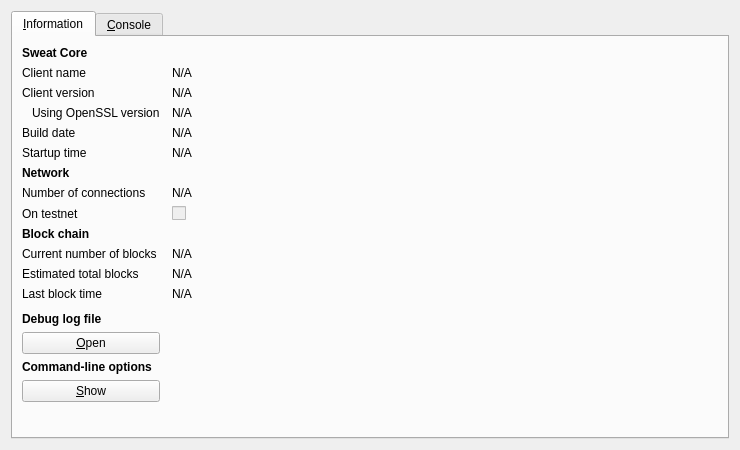
<?xml version="1.0" encoding="UTF-8"?>
<ui version="4.0">
 <class>RPCConsole</class>
 <widget class="QDialog" name="RPCConsole">
  <property name="geometry">
   <rect>
    <x>0</x>
    <y>0</y>
    <width>740</width>
    <height>450</height>
   </rect>
  </property>
  <property name="windowTitle">
   <string>Sweat - Debug window</string>
  </property>
  <layout class="QVBoxLayout" name="verticalLayout_2">
   <item>
    <widget class="QTabWidget" name="tabWidget">
     <property name="currentIndex">
      <number>0</number>
     </property>
     <widget class="QWidget" name="tab_info">
      <attribute name="title">
       <string>&amp;Information</string>
      </attribute>
      <layout class="QGridLayout" name="gridLayout" columnstretch="0,1">
       <property name="horizontalSpacing">
        <number>12</number>
       </property>
       <item row="0" column="0">
        <widget class="QLabel" name="label_9">
         <property name="font">
          <font>
           <weight>75</weight>
           <bold>true</bold>
          </font>
         </property>
         <property name="text">
          <string>Sweat Core</string>
         </property>
        </widget>
       </item>
       <item row="1" column="0">
        <widget class="QLabel" name="label_5">
         <property name="text">
          <string>Client name</string>
         </property>
        </widget>
       </item>
       <item row="1" column="1">
        <widget class="QLabel" name="clientName">
         <property name="cursor">
          <cursorShape>IBeamCursor</cursorShape>
         </property>
         <property name="text">
          <string>N/A</string>
         </property>
         <property name="textFormat">
          <enum>Qt::PlainText</enum>
         </property>
         <property name="textInteractionFlags">
          <set>Qt::LinksAccessibleByMouse|Qt::TextSelectableByKeyboard|Qt::TextSelectableByMouse</set>
         </property>
        </widget>
       </item>
       <item row="2" column="0">
        <widget class="QLabel" name="label_6">
         <property name="text">
          <string>Client version</string>
         </property>
        </widget>
       </item>
       <item row="2" column="1">
        <widget class="QLabel" name="clientVersion">
         <property name="cursor">
          <cursorShape>IBeamCursor</cursorShape>
         </property>
         <property name="text">
          <string>N/A</string>
         </property>
         <property name="textFormat">
          <enum>Qt::PlainText</enum>
         </property>
         <property name="textInteractionFlags">
          <set>Qt::LinksAccessibleByMouse|Qt::TextSelectableByKeyboard|Qt::TextSelectableByMouse</set>
         </property>
        </widget>
       </item>
       <item row="3" column="0">
        <widget class="QLabel" name="label_14">
         <property name="text">
          <string>Using OpenSSL version</string>
         </property>
         <property name="indent">
          <number>10</number>
         </property>
        </widget>
       </item>
       <item row="3" column="1">
        <widget class="QLabel" name="openSSLVersion">
         <property name="cursor">
          <cursorShape>IBeamCursor</cursorShape>
         </property>
         <property name="text">
          <string>N/A</string>
         </property>
         <property name="textFormat">
          <enum>Qt::PlainText</enum>
         </property>
         <property name="textInteractionFlags">
          <set>Qt::LinksAccessibleByMouse|Qt::TextSelectableByKeyboard|Qt::TextSelectableByMouse</set>
         </property>
        </widget>
       </item>
       <item row="4" column="0">
        <widget class="QLabel" name="label_12">
         <property name="text">
          <string>Build date</string>
         </property>
        </widget>
       </item>
       <item row="4" column="1">
        <widget class="QLabel" name="buildDate">
         <property name="cursor">
          <cursorShape>IBeamCursor</cursorShape>
         </property>
         <property name="text">
          <string>N/A</string>
         </property>
         <property name="textFormat">
          <enum>Qt::PlainText</enum>
         </property>
         <property name="textInteractionFlags">
          <set>Qt::LinksAccessibleByMouse|Qt::TextSelectableByKeyboard|Qt::TextSelectableByMouse</set>
         </property>
        </widget>
       </item>
       <item row="5" column="0">
        <widget class="QLabel" name="label_13">
         <property name="text">
          <string>Startup time</string>
         </property>
        </widget>
       </item>
       <item row="5" column="1">
        <widget class="QLabel" name="startupTime">
         <property name="cursor">
          <cursorShape>IBeamCursor</cursorShape>
         </property>
         <property name="text">
          <string>N/A</string>
         </property>
         <property name="textFormat">
          <enum>Qt::PlainText</enum>
         </property>
         <property name="textInteractionFlags">
          <set>Qt::LinksAccessibleByMouse|Qt::TextSelectableByKeyboard|Qt::TextSelectableByMouse</set>
         </property>
        </widget>
       </item>
       <item row="6" column="0">
        <widget class="QLabel" name="label_11">
         <property name="font">
          <font>
           <weight>75</weight>
           <bold>true</bold>
          </font>
         </property>
         <property name="text">
          <string>Network</string>
         </property>
        </widget>
       </item>
       <item row="7" column="0">
        <widget class="QLabel" name="label_7">
         <property name="text">
          <string>Number of connections</string>
         </property>
        </widget>
       </item>
       <item row="7" column="1">
        <widget class="QLabel" name="numberOfConnections">
         <property name="cursor">
          <cursorShape>IBeamCursor</cursorShape>
         </property>
         <property name="text">
          <string>N/A</string>
         </property>
         <property name="textFormat">
          <enum>Qt::PlainText</enum>
         </property>
         <property name="textInteractionFlags">
          <set>Qt::LinksAccessibleByMouse|Qt::TextSelectableByKeyboard|Qt::TextSelectableByMouse</set>
         </property>
        </widget>
       </item>
       <item row="8" column="0">
        <widget class="QLabel" name="label_8">
         <property name="text">
          <string>On testnet</string>
         </property>
        </widget>
       </item>
       <item row="8" column="1">
        <widget class="QCheckBox" name="isTestNet">
         <property name="enabled">
          <bool>false</bool>
         </property>
         <property name="text">
          <string/>
         </property>
        </widget>
       </item>
       <item row="9" column="0">
        <widget class="QLabel" name="label_10">
         <property name="font">
          <font>
           <weight>75</weight>
           <bold>true</bold>
          </font>
         </property>
         <property name="text">
          <string>Block chain</string>
         </property>
        </widget>
       </item>
       <item row="10" column="0">
        <widget class="QLabel" name="label_3">
         <property name="text">
          <string>Current number of blocks</string>
         </property>
        </widget>
       </item>
       <item row="10" column="1">
        <widget class="QLabel" name="numberOfBlocks">
         <property name="cursor">
          <cursorShape>IBeamCursor</cursorShape>
         </property>
         <property name="text">
          <string>N/A</string>
         </property>
         <property name="textFormat">
          <enum>Qt::PlainText</enum>
         </property>
         <property name="textInteractionFlags">
          <set>Qt::LinksAccessibleByMouse|Qt::TextSelectableByKeyboard|Qt::TextSelectableByMouse</set>
         </property>
        </widget>
       </item>
       <item row="11" column="0">
        <widget class="QLabel" name="label_4">
         <property name="text">
          <string>Estimated total blocks</string>
         </property>
        </widget>
       </item>
       <item row="11" column="1">
        <widget class="QLabel" name="totalBlocks">
         <property name="cursor">
          <cursorShape>IBeamCursor</cursorShape>
         </property>
         <property name="text">
          <string>N/A</string>
         </property>
         <property name="textFormat">
          <enum>Qt::PlainText</enum>
         </property>
         <property name="textInteractionFlags">
          <set>Qt::LinksAccessibleByMouse|Qt::TextSelectableByKeyboard|Qt::TextSelectableByMouse</set>
         </property>
        </widget>
       </item>
       <item row="12" column="0">
        <widget class="QLabel" name="label_2">
         <property name="text">
          <string>Last block time</string>
         </property>
        </widget>
       </item>
       <item row="12" column="1">
        <widget class="QLabel" name="lastBlockTime">
         <property name="cursor">
          <cursorShape>IBeamCursor</cursorShape>
         </property>
         <property name="text">
          <string>N/A</string>
         </property>
         <property name="textFormat">
          <enum>Qt::PlainText</enum>
         </property>
         <property name="textInteractionFlags">
          <set>Qt::LinksAccessibleByMouse|Qt::TextSelectableByKeyboard|Qt::TextSelectableByMouse</set>
         </property>
        </widget>
       </item>
       <item row="13" column="0">
        <spacer name="verticalSpacer_2">
         <property name="orientation">
          <enum>Qt::Vertical</enum>
         </property>
         <property name="sizeHint" stdset="0">
          <size>
           <width>20</width>
           <height>20</height>
          </size>
         </property>
        </spacer>
       </item>
       <item row="14" column="0">
        <widget class="QLabel" name="labelDebugLogfile">
         <property name="font">
          <font>
           <weight>75</weight>
           <bold>true</bold>
          </font>
         </property>
         <property name="text">
          <string>Debug log file</string>
         </property>
        </widget>
       </item>
       <item row="15" column="0">
        <widget class="QPushButton" name="openDebugLogfileButton">
         <property name="toolTip">
          <string>Open the Sweat debug log file from the current data directory. This can take a few seconds for large log files.</string>
         </property>
         <property name="text">
          <string>&amp;Open</string>
         </property>
         <property name="autoDefault">
          <bool>false</bool>
         </property>
        </widget>
       </item>
       <item row="16" column="0">
        <widget class="QLabel" name="labelCLOptions">
         <property name="font">
          <font>
           <weight>75</weight>
           <bold>true</bold>
          </font>
         </property>
         <property name="text">
          <string>Command-line options</string>
         </property>
        </widget>
       </item>
       <item row="17" column="0">
        <widget class="QPushButton" name="showCLOptionsButton">
         <property name="toolTip">
          <string>Show the Sweat-Qt help message to get a list with possible Sweat command-line options.</string>
         </property>
         <property name="text">
          <string>&amp;Show</string>
         </property>
         <property name="autoDefault">
          <bool>false</bool>
         </property>
        </widget>
       </item>
       <item row="18" column="0">
        <spacer name="verticalSpacer">
         <property name="orientation">
          <enum>Qt::Vertical</enum>
         </property>
         <property name="sizeHint" stdset="0">
          <size>
           <width>20</width>
           <height>40</height>
          </size>
         </property>
        </spacer>
       </item>
      </layout>
     </widget>
     <widget class="QWidget" name="tab_console">
      <attribute name="title">
       <string>&amp;Console</string>
      </attribute>
      <layout class="QVBoxLayout" name="verticalLayout_3">
       <property name="spacing">
        <number>3</number>
       </property>
       <item>
        <widget class="QTextEdit" name="messagesWidget">
         <property name="minimumSize">
          <size>
           <width>0</width>
           <height>100</height>
          </size>
         </property>
         <property name="readOnly">
          <bool>true</bool>
         </property>
         <property name="tabKeyNavigation" stdset="0">
          <bool>false</bool>
         </property>
         <property name="columnCount" stdset="0">
          <number>2</number>
         </property>
        </widget>
       </item>
       <item>
        <layout class="QHBoxLayout" name="horizontalLayout">
         <property name="spacing">
          <number>3</number>
         </property>
         <item>
          <widget class="QLabel" name="label">
           <property name="text">
            <string notr="true">&gt;</string>
           </property>
          </widget>
         </item>
         <item>
          <widget class="QLineEdit" name="lineEdit"/>
         </item>
         <item>
          <widget class="QPushButton" name="clearButton">
           <property name="maximumSize">
            <size>
             <width>24</width>
             <height>24</height>
            </size>
           </property>
           <property name="toolTip">
            <string>Clear console</string>
           </property>
           <property name="text">
            <string/>
           </property>
           <property name="icon">
            <iconset resource="../bitcoin.qrc">
             <normaloff>:/icons/remove</normaloff>:/icons/remove</iconset>
           </property>
           <property name="shortcut">
            <string notr="true">Ctrl+L</string>
           </property>
           <property name="autoDefault">
            <bool>false</bool>
           </property>
          </widget>
         </item>
        </layout>
       </item>
      </layout>
     </widget>
    </widget>
   </item>
  </layout>
 </widget>
 <resources>
  <include location="../bitcoin.qrc"/>
 </resources>
 <connections/>
</ui>
